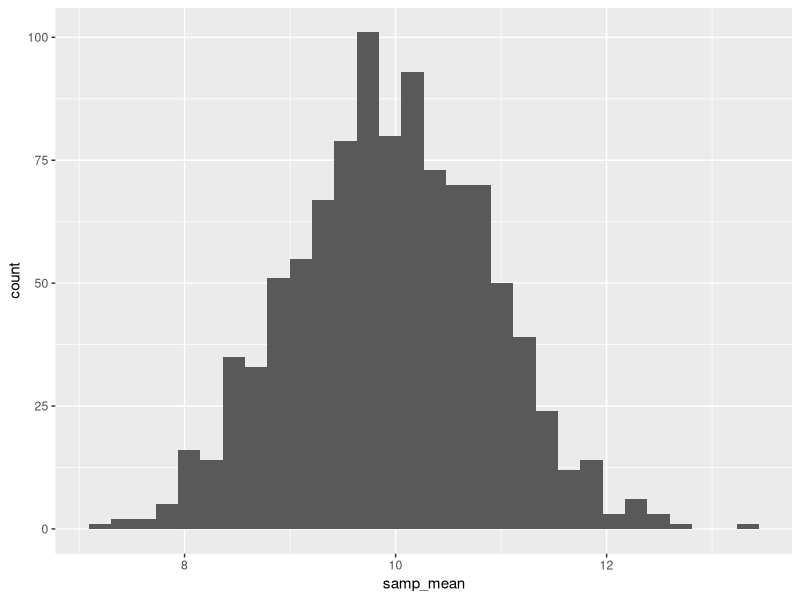
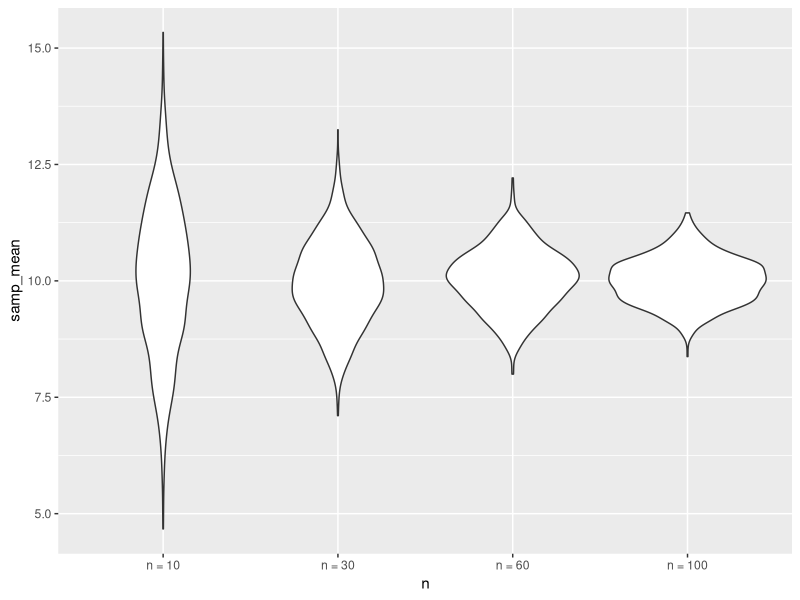
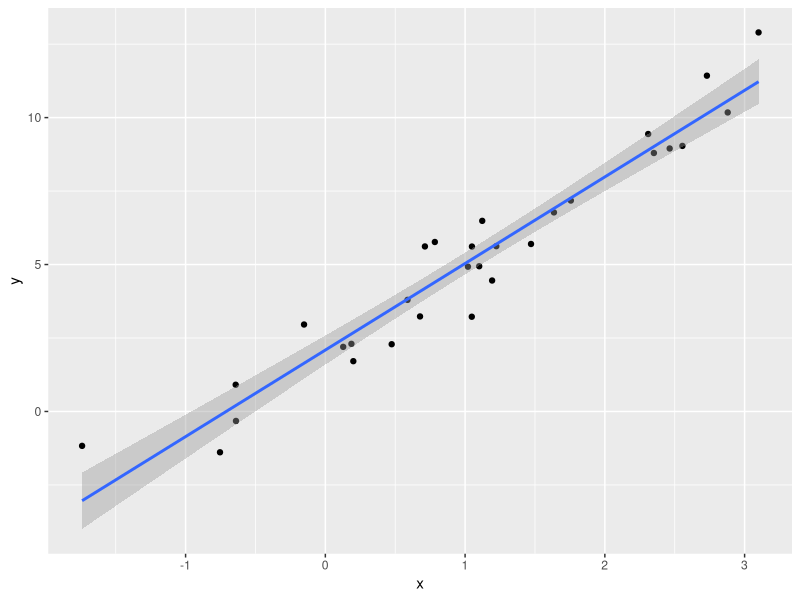
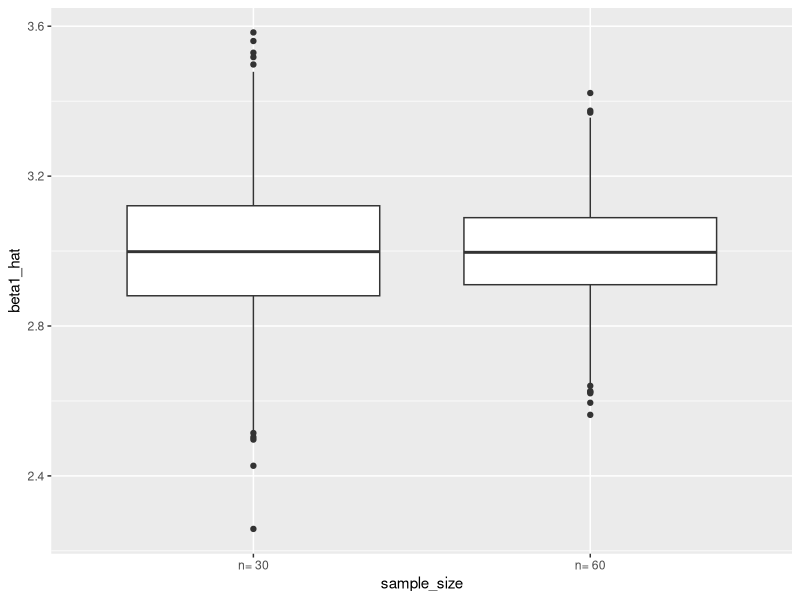
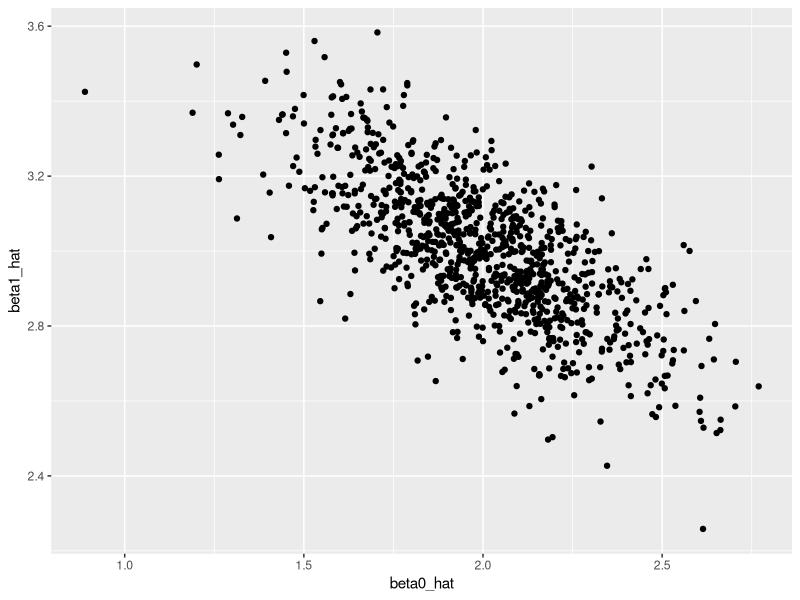
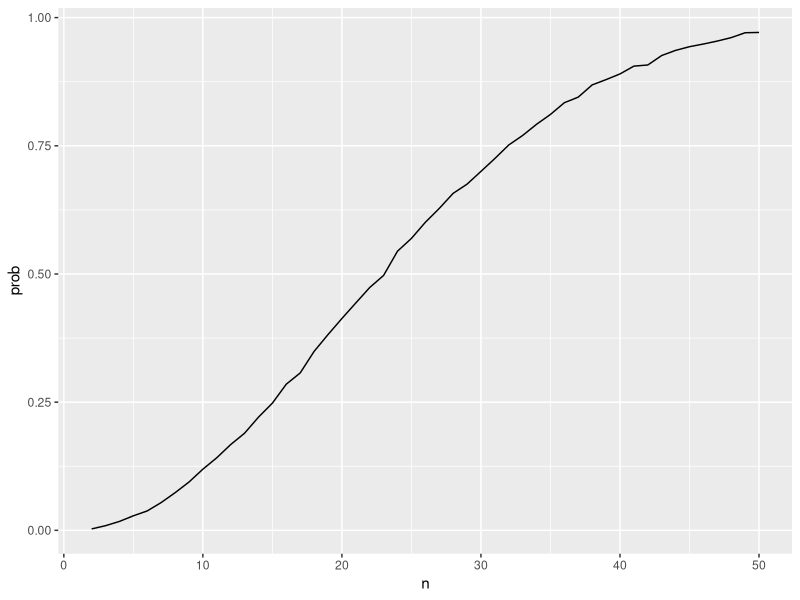

Source code (R) for these figures, in order:
## ---- chunk 1
library(tidyverse)
set.seed(1031)
## ---- chunk 2
sim_mean_sd= function(samp_size, true_mean=10, true_sd=5) {
  
  sim_df=
  tibble(
    x=rnorm(samp_size,true_mean,true_sd)
  )

out_df=
  sim_df |> 
  summarize(
    samp_mean= mean(x),
    samp_sd= sd(x)
  )

return(out_df)

}
sim_mean_sd(samp_size=30, true_mean=4, true_sd=12)

sim_mean_sd(true_mean=4, true_sd=12, samp_size=30)

sim_mean_sd(30,16,2)

## ---- chunk 3
sim_mean_sd(30)
## ---- chunk 4
output=vector("list", 1000)

for (i in 1:1000) {
  output[[i]]=sim_mean_sd(30)
  
}


bind_rows(output) 

bind_rows(output) |> 
  summarize(
    ave_samp_mean=mean(samp_mean),
    SE_samp_mean=sd(samp_mean)
  )

## ---- chunk 5
sim_res=
  tibble(
    iter=1:1000
  ) |> 
  mutate(samp_res=map(iter,sim_mean_sd, samp_size=30)) |> 
  unnest(samp_res)
## ---- chunk 6
sim_res=
  expand_grid(
    n=c(10,30,60,100),
    iter= 1:1000
  ) |> 
  mutate(samp_res=map(n, sim_mean_sd )) |> 
  unnest(samp_res)
## ---- chunk 7
sim_res |> 
  group_by(n) |> 
  summarize(
    se=sd(samp_mean)
  )
## ---- chunk 8
sim_res |> 
  filter(n==30) |> 
  ggplot(aes(x=samp_mean)) +
  geom_histogram()

sim_res |> 
  mutate(
    n=str_c("n = ", n),
    n=fct_inorder(n)) |> 
  ggplot(aes(x=n, y=samp_mean)) + 
  geom_violin()
## ---- chunk 9
sim_data=
  tibble(
    x= rnorm(30, mean=1, sd=1),
    y=2+3*x + rnorm(30,0,1)
  )

lm_fit=lm(y~x, data =sim_data )

sim_data |> 
  ggplot(aes(x=x, y=y)) +
  geom_point() +
  stat_smooth(method= "lm")
## ---- chunk 10
sim_regression=function(n){
  sim_data=
  tibble(
    x= rnorm(n, mean=1, sd=1),
    y=2+3*x + rnorm(n,0,1)
  )

lm_fit=lm(y~x, data =sim_data )

out_df=
  tibble(
    beta0_hat=coef(lm_fit)[1],
    beta1_hat=coef(lm_fit)[2]
  )
return(out_df)
  
} 

sim_res=
  expand_grid(
    sample_size=c(30,60),
    iter= 1:1000
  ) |> 
  mutate(lm_res = map(sample_size, sim_regression)) |> 
  unnest(lm_res)

sim_res |> 
  mutate(sample_size=str_c("n= ", sample_size)) |> 
  ggplot(aes(x=sample_size, y=beta1_hat)) +
  geom_boxplot()

sim_res |> 
  filter(sample_size== 30) |> 
  ggplot(aes(x=beta0_hat, y=beta1_hat)) +
  geom_point()
  
## ---- chunk 11
bday_sim= function(n) {
  
  bdays= sample(1:365, size=n, replace = TRUE)

  duplicate= length(unique(bdays))<n
  
  return(duplicate)
  
}
bday_sim(10)
## ---- chunk 12
sim_res=
  expand.grid(
    n = 2:50,
    iter= 1:10000
  ) |> 
  mutate(res=map_lgl(n, bday_sim)) |> 
  group_by(n) |> 
  summarize(prob=mean(res))

sim_res |> 
  ggplot(aes(x= n, y = prob)) +
  geom_line()
